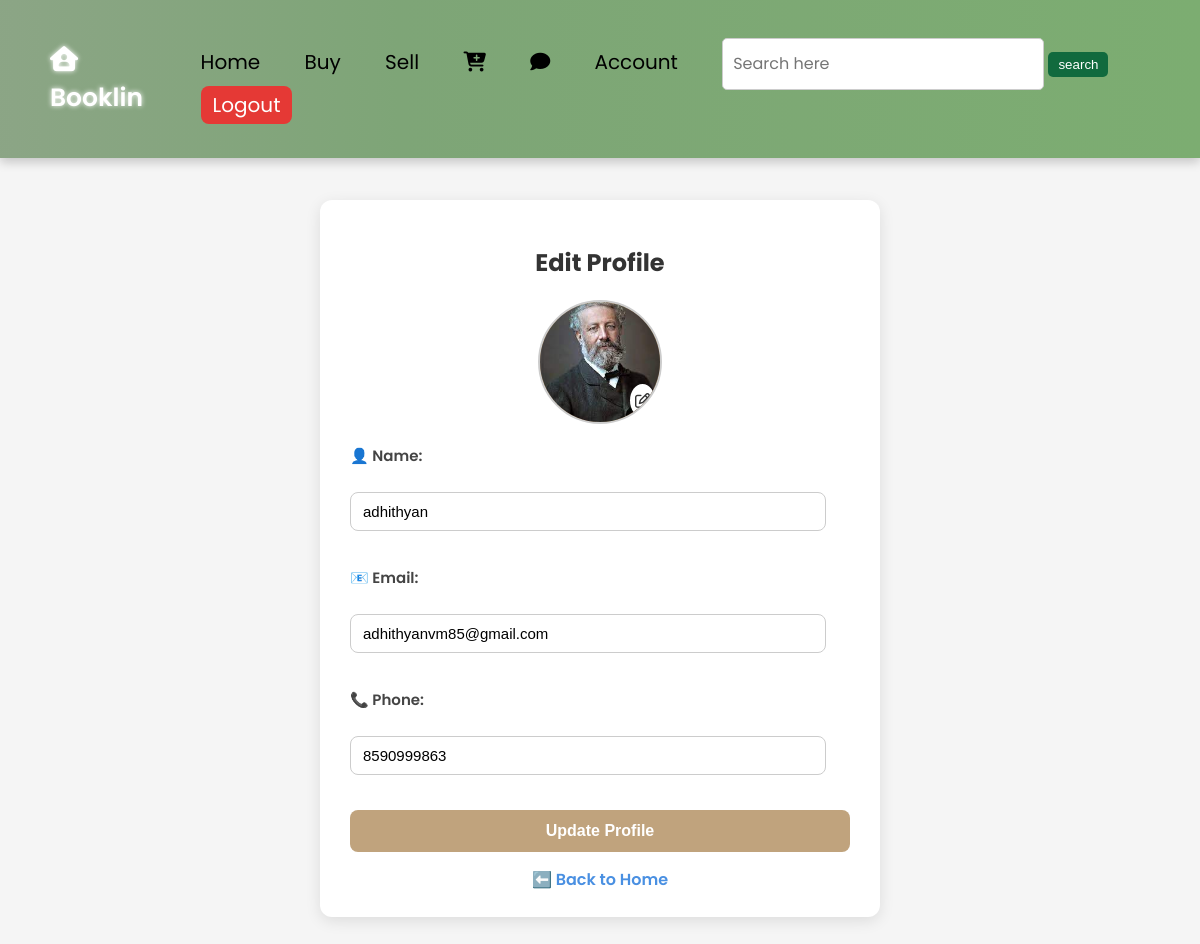
The app's page /editprofile.php (signed in) with its own data.
### tables this page shows
CREATE TABLE `user` (
  `id` int(11) NOT NULL,
  `username` varchar(255) NOT NULL,
  `email` varchar(255) NOT NULL,
  `password` varchar(100) NOT NULL,
  `phno` varchar(15) DEFAULT NULL,
  `otp` varchar(6) NOT NULL,
  `razorpay_payment_id` varchar(255) DEFAULT NULL,
  `id_proof` varchar(255) NOT NULL,
  `status` enum('pending','accepted','rejected') DEFAULT 'pending',
  `city` varchar(100) DEFAULT NULL,
  `profile_pic` varchar(255) DEFAULT 'default.png',
  `created_at` timestamp NOT NULL DEFAULT current_timestamp()
);

### editprofile.php (the view, shortened to what this page needs)
<?php
include 'config.php';
include 'nav.php';
$user_id = $_SESSION['user_id'];
$query = "SELECT * FROM user WHERE id='$user_id'";
$result = mysqli_query($con, $query);
$row = mysqli_fetch_assoc($result);
$dpFile = $row['profile_pic'] ?? '';
$initial = strtoupper($row['username'][0] ?? 'U');
$isLetter = empty($dpFile) || !file_exists("uploads/profile/" . $dpFile);
$dpPath = $isLetter ? '' : "uploads/profile/$dpFile";
?>
<!DOCTYPE html>
<html lang="en">
<head>
<link rel="stylesheet" href="editprofile.css">
<link rel="stylesheet" href="https://cdnjs.cloudflare.com/ajax/libs/font-awesome/6.5.0/css/all.min.css">
</head>
<body>
<div class="edit-profile">
    <h2>Edit Profile</h2>
    <form method="POST" action="" enctype="multipart/form-data">
        <div class="profile-pic" id="profile-pic">
            <?php if($isLetter): ?>
                <?= $initial ?>
            <?php else: ?>
                <img id="preview" src="<?= $dpPath ?>" alt="User DP">
            <?php endif; ?>
            <label for="dp-upload" class="edit-icon">
                <i class="fa-regular fa-pen-to-square"></i>
            </label>
        </div>
        <label>👤 Name:</label><br>
        <input type="text" name="name" value="<?= htmlspecialchars($row['username']) ?>" required><br><br>
        <label>📧 Email:</label><br>
        <input type="email" name="email" value="<?= htmlspecialchars($row['email']) ?>" required><br><br>
        <label>📞 Phone:</label><br>
        <input type="text" name="phone" value="<?= htmlspecialchars($row['phno']) ?>" required><br><br>
        <input type="submit" name="update" value="Update Profile">
        <a href="home.php" class="back-home">⬅️ Back to Home</a>
    </form>
</div>
</body>
</html>

### navbar.css (style rules this page uses)
body { height: 100%; margin: 0; padding: 0; display: flex; flex-direction: column; font-family: 'Poppins', sans-serif; background: #f5f5f5; }

### editprofile.css (style rules this page uses)
.edit-profile { background: #fff; width: 500px; margin: 80px auto; padding: 25px 30px; border-radius: 12px; box-shadow: 0 4px 15px rgba(0,0,0,0.1); margin-top: 200px; font-family: 'poppins',sans-serif; }
.edit-profile h2 { text-align: center; margin-bottom: 20px; color: #333; }
.edit-profile label { font-weight: 600; color: #444; display: block; font-size: 15px; }
.edit-profile input[type="text"], .edit-profile input[type="email"], .edit-profile input[type="password"] { width: 90%; padding: 10px 12px; margin-bottom: 10px; border: 1px solid #ccc; border-radius: 8px; font-size: 15px; transition: all 0.3s ease; }
.edit-profile input[type="submit"] { width: 100%; background: rgb(192, 163, 125); color: #fff; padding: 12px; border: none; border-radius: 8px; cursor: pointer; font-size: 16px; font-weight: bold; transition: background 0.3s ease; }
.edit-profile .back-home { display: block; text-align: center; margin-top: 15px; text-decoration: none; color: #4a90e2; font-weight: 600; }
.profile-pic { position: relative; width: 120px; height: 120px; margin: 0 auto 20px; border-radius: 50%; background: #c0a37d; color: #fff; font-size: 50px; font-weight: bold; display: flex; justify-content: center; align-items: center; overflow: hidden; border: 2px solid #ccc; }
.profile-pic img { width: 100%; height: 100%; object-fit: cover; }
.profile-pic .edit-icon { position: absolute; bottom: 5px; right: 5px; background: #fff; color: #333; border-radius: 50%; padding: 5px; cursor: pointer; }

### records on screen
user: profile_pic (picture), name "adhithyan", email "adhithyanvm85@gmail.com", phone "8590999863"
